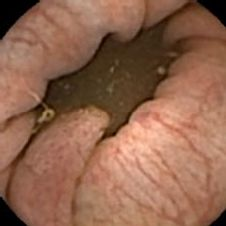
#> input picture image-segmentation/testSet/300.jpg, 226 x 226 px; its folder holds only this picture in this run
$ python dataset-generator.py
#> lines starting #> are read from the running program, lines starting #| are printed output that depends on the picture
from PIL import Image
import numpy as np
import os
import re

'''
[ images
    [ image
        [ row
            [ R, G, B ], [ R, G, B ]
        ],
        [ row
            [ R, G, B ], [ R, G, B ]
        ]
    ]
]
'''


def getpixels(imageFile):
#> called with imageFile = './testSet/300.jpg'
    img = Image.open(imageFile).convert("RGB")
#> img is the input picture: PIL image 226x226 RGB; mean R, G, B 144.6, 100.9, 78.3
    data = img.getdata()

    output = []

    width, height = data.size
#> width = 226; height = 226
    for y in range(0, width):
        row = []
        for x in range(0, height):
            p = img.getpixel((x, y))
            row.append([p[0], p[1], p[2]])
        output.append(row)
#> after the loop, output = 226 items

    return output

# [4 lines of commented-out code are left out]


def generateDataFile(dirName, startIndex):
    for root, dirs, files in os.walk("./"+dirName):
        imageDataArray = [None] * len(files)
        for filename in files:
            pixels = getpixels(os.path.join(root, filename))
            match = re.search(r"(\d*)", filename)
            index = int(match.group(0)) - startIndex
            imageDataArray[index] = pixels
        np.save("./output/" + dirName, np.array(imageDataArray))


generateDataFile('testSet', 300)
generateDataFile('testSetLabels', 300)
#> call 2 of getpixels, with imageFile = './testSetLabels/308.png'
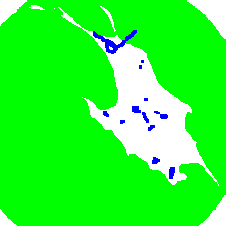
#> input picture image-segmentation/testSetLabels/308.png, 226 x 226 px
#> in getpixels (call 2), `img = Image.open(imageFile).convert("RGB")`:
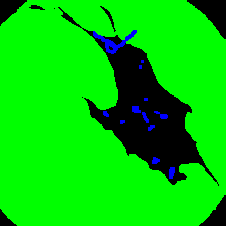
#> img: PIL image 226x226 RGB; mean R, G, B 0, 204.9, 3.2
#> (the run stopped early here; a loop or call above may not have finished)
